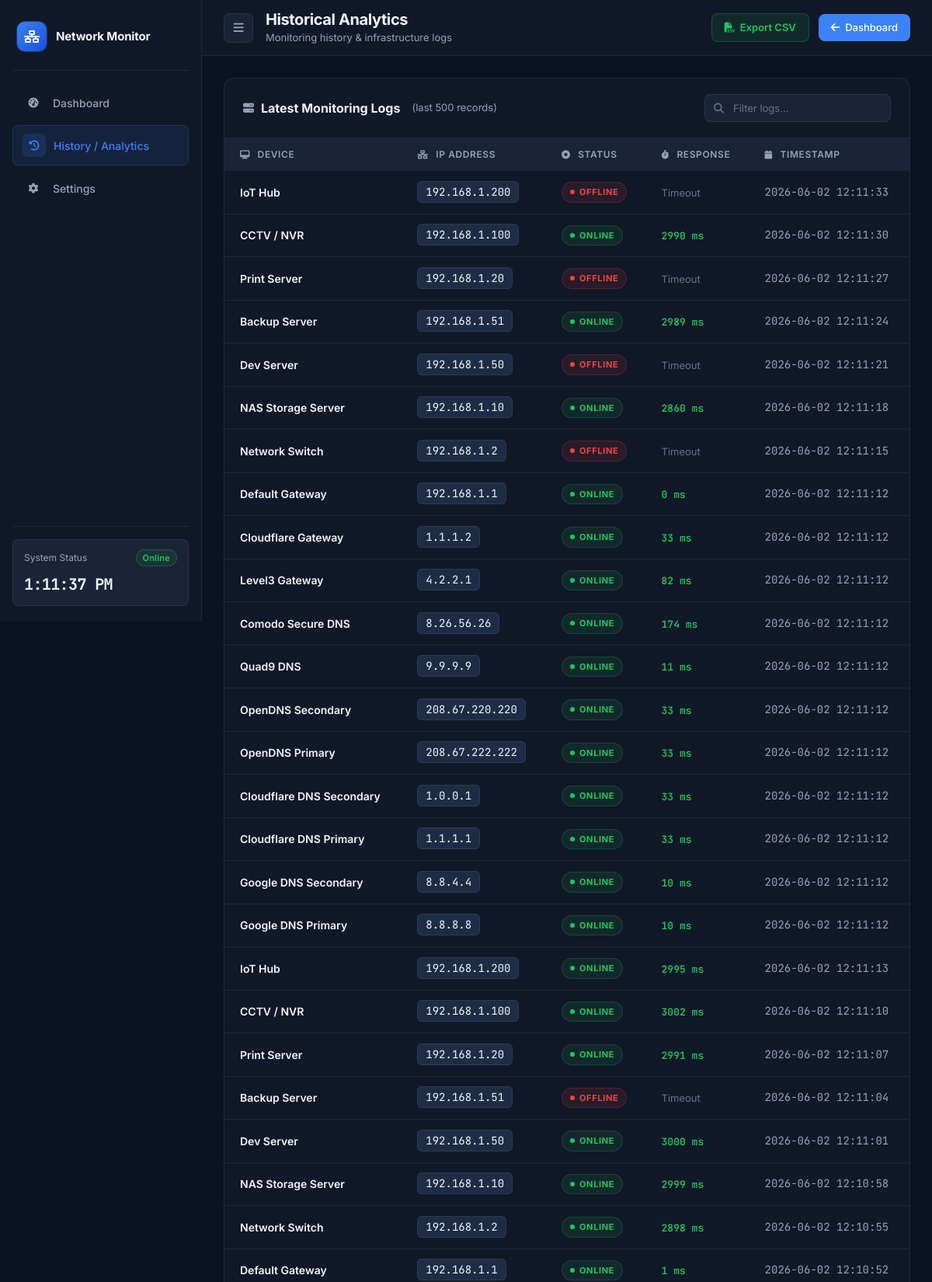
The app's page /analytics (signed in, upper part) with its own data.
### tables this page shows
CREATE TABLE ping_logs (
	id INTEGER NOT NULL, 
	device_name VARCHAR(100) NOT NULL, 
	ip VARCHAR(50) NOT NULL, 
	status VARCHAR(10) NOT NULL, 
	response_time INTEGER, 
	timestamp VARCHAR(30) NOT NULL, 
	PRIMARY KEY (id)
);

### dashboard/routes.py (the view)
@dashboard_bp.route("/analytics")
@login_required
def analytics():
    history = []
    try:
        from database.models import PingLog
        rows = PingLog.query.order_by(PingLog.id.desc()).limit(500).all()
        history = [
            (r.id, r.device_name, r.ip, r.status, r.response_time, r.timestamp)
            for r in rows
        ]
    except Exception:
        pass
    return render_template(
        "analytics.html",
        history=history,
        username=current_user.username,
        user_role=current_user.role,
    )

### app.py (called while the page is built)
@login_manager.user_loader
def load_user(user_id):
    return db.session.get(User, int(user_id))

### templates/analytics.html (shortened to what this page needs)
{% extends "base.html" %}
{% block content %}
<div class="app-shell">
    <aside class="sidebar" id="sidebar">
        <div class="sidebar-brand">
            <div class="brand-icon"><i class="fa-solid fa-network-wired"></i></div>
            <span class="brand-name">Network Monitor</span>
        </div>
        <nav class="sidebar-nav">
            <a href="/" class="nav-item">
                <div class="nav-icon"><i class="fa-solid fa-gauge-high"></i></div>
                <span>Dashboard</span>
            </a>
            <a href="/analytics" class="nav-item active">
                <div class="nav-icon"><i class="fa-solid fa-clock-rotate-left"></i></div>
                <span>History / Analytics</span>
            </a>
            <a href="/settings" class="nav-item">
                <div class="nav-icon"><i class="fa-solid fa-gear"></i></div>
                <span>Settings</span>
            </a>
        </nav>
        <div class="sidebar-footer">
            <div class="sys-status-card">
                <div class="sys-status-row">
                    <span class="sys-label">System Status</span>
                    <span class="sys-badge online">Online</span>
                </div>
                <div class="sys-time" id="sidebarTime"></div>
            </div>
        </div>
    </aside>
    <main class="main-area">
        <header class="topbar">
            <div class="topbar-left">
                <button class="sidebar-toggle" onclick="toggleSidebar()">
                    <i class="fa-solid fa-bars"></i>
                </button>
                <div class="topbar-title">
                    <h1>Historical Analytics</h1>
                    <p>Monitoring history & infrastructure logs</p>
                </div>
            </div>
            <div class="topbar-right">
                <a href="/export_csv" class="btn-export">
                    <i class="fa-solid fa-file-csv"></i>
                    Export CSV
                </a>
                <a href="/" class="btn-back">
                    <i class="fa-solid fa-arrow-left"></i>
                    Dashboard
                </a>
            </div>
        </header>
        <div class="page-content">
            <div class="analytics-card">
                <div class="analytics-card-header">
                    <div class="chart-title">
                        <i class="fa-solid fa-server"></i>
                        Latest Monitoring Logs
                        <span style="font-size:13px;font-weight:400;color:var(--muted);margin-left:6px;">
                            (last 500 records)
                        </span>
                    </div>
                    <div class="analytics-search">
                        <input type="text" id="tableSearch" placeholder="Filter logs...">
                    </div>
                </div>
                <div class="table-wrapper">
                    <table class="analytics-table" id="logsTable">
                        <thead>
                            <tr>
                                <th><i class="fa-solid fa-desktop"></i> Device</th>
                                <th><i class="fa-solid fa-network-wired"></i> IP Address</th>
                                <th><i class="fa-solid fa-circle-dot"></i> Status</th>
                                <th><i class="fa-solid fa-stopwatch"></i> Response</th>
                                <th><i class="fa-solid fa-calendar"></i> Timestamp</th>
                            </tr>
                        </thead>
                        <tbody>
                            {% for log in history %}
                            <tr>
                                <td class="td-name">{{ log[1] }}</td>
                                <td class="td-ip"><span class="ip-chip">{{ log[2] }}</span></td>
                                <td>
                                    {% if log[3] == "ONLINE" %}
                                    <span class="status-badge badge-online">
                                        <span class="badge-dot"></span>ONLINE
                                    </span>
                                    {% else %}
                                    <span class="status-badge badge-offline">
                                        <span class="badge-dot"></span>OFFLINE
                                    </span>
                                    {% endif %}
                                </td>
                                <td>
                                    {% if log[3] == "ONLINE" %}
                                    <span class="response-val">{{ log[4] }} ms</span>
                                    {% else %}
                                    <span class="timeout-val">Timeout</span>
                                    {% endif %}
                                </td>
                                <td class="td-time">{{ log[5] }}</td>
                            </tr>
                            {% endfor %}
                        </tbody>
                    </table>
                </div>
            </div>
        </div>
    </main>
</div>
{% endblock %}

### templates/base.html (shortened to what this page needs)
<!DOCTYPE html>
<html lang="en" style="background:#0b1220;">
<head>
    <link rel="stylesheet" href="{{ url_for('static', filename='style.css') }}">
    <link rel="stylesheet"
          href="https://cdnjs.cloudflare.com/ajax/libs/font-awesome/6.5.2/css/all.min.css"
>
</head>
<body>
{% block content %}{% endblock %}
</body>
</html>

### templates/base.html (style rules this page uses)
*, *::before, *::after { margin: 0; padding: 0; box-sizing: border-box; }
html, body { background: #0b1220; color: #f1f5f9; }

### records on screen
ping_logs: device_name "IoT Hub", ip "192.168.1.200", status "OFFLINE" (drawn), timestamp "2026-06-02 12:11:33"
ping_logs: device_name "CCTV / NVR", ip "192.168.1.100", status "ONLINE" (drawn), response_time "2990", timestamp "2026-06-02 12:11:30"
ping_logs: device_name "Print Server", ip "192.168.1.20", status "OFFLINE" (drawn), timestamp "2026-06-02 12:11:27"
ping_logs: device_name "Backup Server", ip "192.168.1.51", status "ONLINE" (drawn), response_time "2989", timestamp "2026-06-02 12:11:24"
ping_logs: device_name "Dev Server", ip "192.168.1.50", status "OFFLINE" (drawn), timestamp "2026-06-02 12:11:21"
ping_logs: device_name "NAS Storage Server", ip "192.168.1.10", status "ONLINE" (drawn), response_time "2860", timestamp "2026-06-02 12:11:18"
ping_logs: device_name "Network Switch", ip "192.168.1.2", status "OFFLINE" (drawn), timestamp "2026-06-02 12:11:15"
ping_logs: device_name "Default Gateway", ip "192.168.1.1", status "ONLINE" (drawn), response_time "0", timestamp "2026-06-02 12:11:12"
ping_logs: device_name "Cloudflare Gateway", ip "1.1.1.2", status "ONLINE" (drawn), response_time "33", timestamp "2026-06-02 12:11:12"
ping_logs: device_name "Level3 Gateway", ip "4.2.2.1", status "ONLINE" (drawn), response_time "82", timestamp "2026-06-02 12:11:12"
ping_logs: device_name "Comodo Secure DNS", ip "8.26.56.26", status "ONLINE" (drawn), response_time "174", timestamp "2026-06-02 12:11:12"
ping_logs: device_name "Quad9 DNS", ip "9.9.9.9", status "ONLINE" (drawn), response_time "11", timestamp "2026-06-02 12:11:12"
ping_logs: device_name "OpenDNS Secondary", ip "208.67.220.220", status "ONLINE" (drawn), response_time "33", timestamp "2026-06-02 12:11:12"
ping_logs: device_name "OpenDNS Primary", ip "208.67.222.222", status "ONLINE" (drawn), response_time "33", timestamp "2026-06-02 12:11:12"
ping_logs: device_name "Cloudflare DNS Secondary", ip "1.0.0.1", status "ONLINE" (drawn), response_time "33", timestamp "2026-06-02 12:11:12"
ping_logs: device_name "Cloudflare DNS Primary", ip "1.1.1.1", status "ONLINE" (drawn), response_time "33", timestamp "2026-06-02 12:11:12"
ping_logs: device_name "Google DNS Secondary", ip "8.8.4.4", status "ONLINE" (drawn), response_time "10", timestamp "2026-06-02 12:11:12"
ping_logs: device_name "Google DNS Primary", ip "8.8.8.8", status "ONLINE" (drawn), response_time "10", timestamp "2026-06-02 12:11:12"
ping_logs: device_name "IoT Hub", ip "192.168.1.200", status "ONLINE" (drawn), response_time "2995", timestamp "2026-06-02 12:11:13"
ping_logs: device_name "CCTV / NVR", ip "192.168.1.100", status "ONLINE" (drawn), response_time "3002", timestamp "2026-06-02 12:11:10"
ping_logs: device_name "Print Server", ip "192.168.1.20", status "ONLINE" (drawn), response_time "2991", timestamp "2026-06-02 12:11:07"
ping_logs: device_name "Backup Server", ip "192.168.1.51", status "OFFLINE" (drawn), timestamp "2026-06-02 12:11:04"
ping_logs: device_name "Dev Server", ip "192.168.1.50", status "ONLINE" (drawn), response_time "3000", timestamp "2026-06-02 12:11:01"
ping_logs: device_name "NAS Storage Server", ip "192.168.1.10", status "ONLINE" (drawn), response_time "2999", timestamp "2026-06-02 12:10:58"
ping_logs: device_name "Network Switch", ip "192.168.1.2", status "ONLINE" (drawn), response_time "2898", timestamp "2026-06-02 12:10:55"
ping_logs: device_name "Default Gateway", ip "192.168.1.1", status "ONLINE" (drawn), response_time "1", timestamp "2026-06-02 12:10:52"
